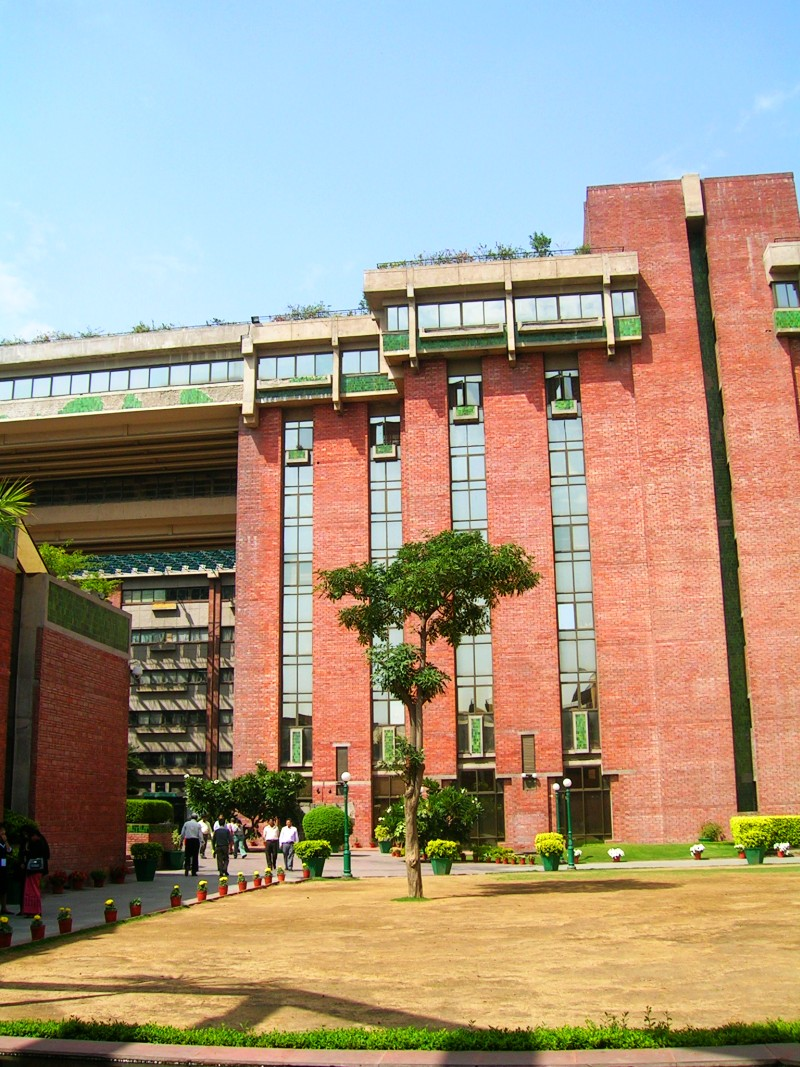
#> input picture my_contrib/12.jpg, 800 x 1067 px
$ python blue.py
#> lines starting #> are read from the running program, lines starting #| are printed output that depends on the picture; after the words box and inside, x2 and y2 are one past the last pixel; in counts of white or black regions, pixels touching at a corner belong together
# script to mask the required coloured region from a image...
import cv2
import numpy as np
import matplotlib.pyplot as pl

img=cv2.imread('12.jpg')
#> img is the input picture: shape (1067, 800, 3); mean B, G, R 132.1, 151, 165.1
img_hsv=cv2.cvtColor(img,cv2.COLOR_BGR2HSV)
#> img_hsv: shape (1067, 800, 3); mean H, S, V 43.5, 112.4, 186.9

low=np.array([204,193,255])
high=np.array([11,0,101])

mask=cv2.inRange(img_hsv,high,low)
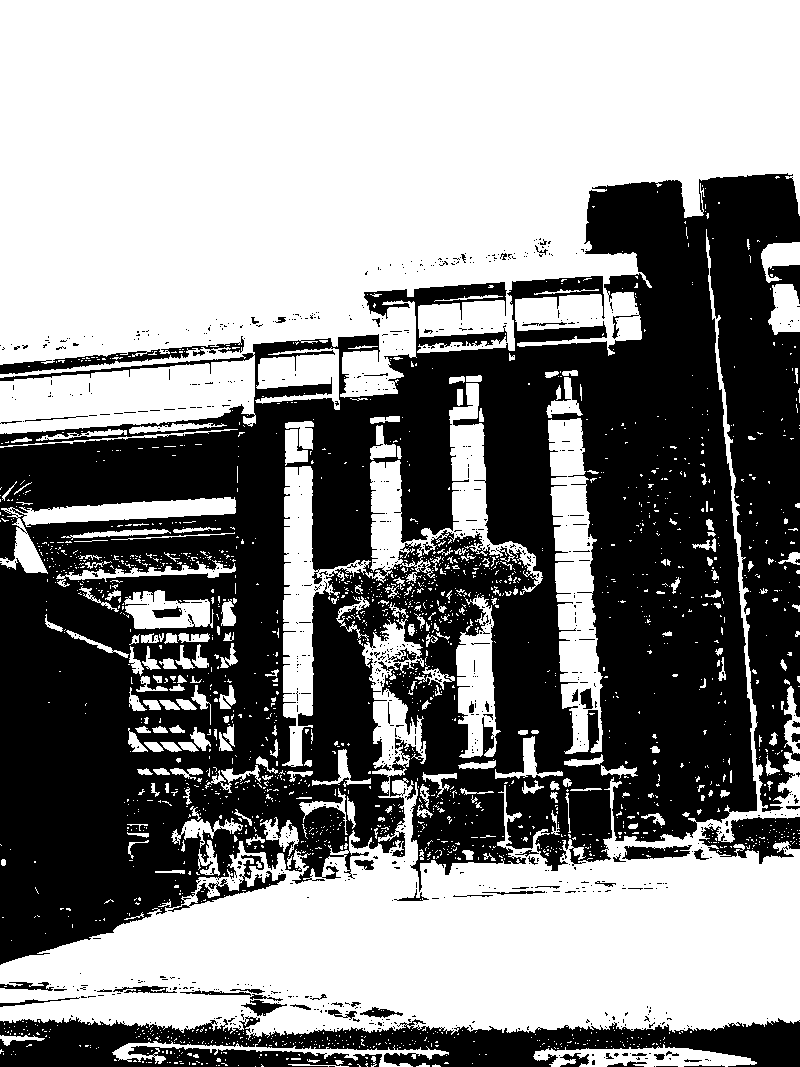
#> mask: shape (1067, 800); 54.5% white; 864 black regions (800 under 20 px), largest, box (x1, y1, x2, y2) and area: (0, 173, 800, 965) 349883, (0, 1016, 800, 1067) 25019, (699, 817, 800, 864) 2645
result=cv2.bitwise_and(img,img,mask=mask)
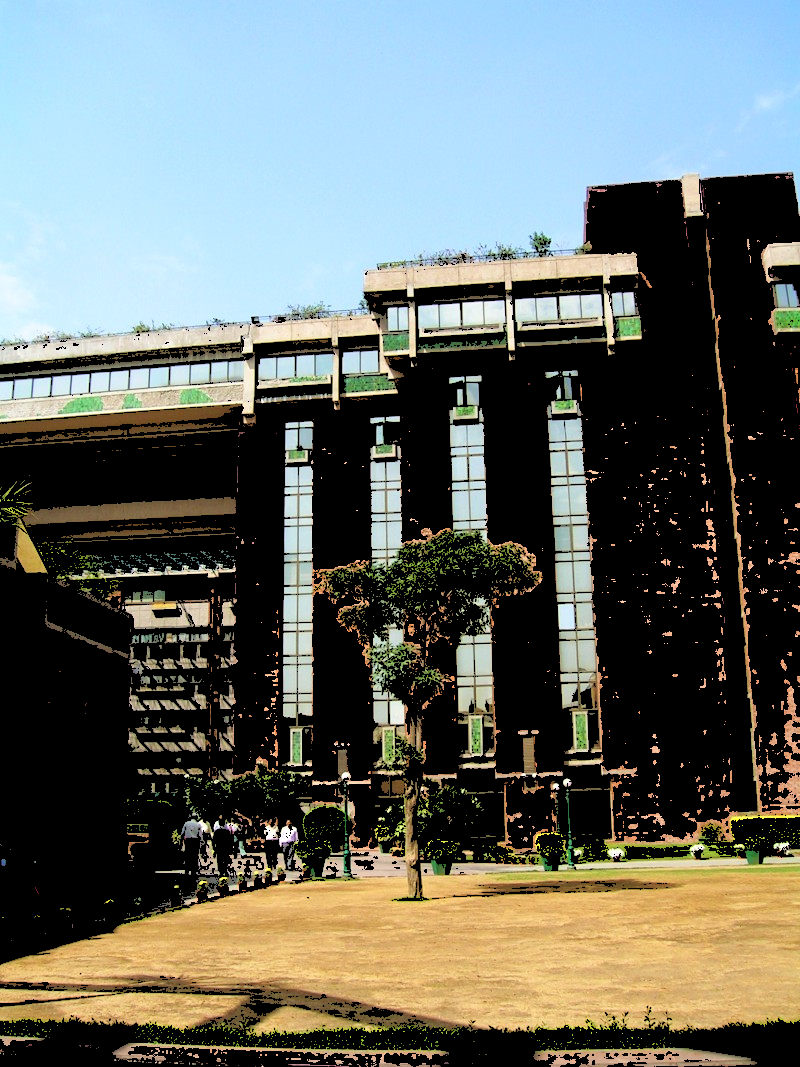
#> result: shape (1067, 800, 3); mean B, G, R 101.1, 107.4, 102.2
cv2.imshow("vcdv",result)
cv2.waitKey(0)

$ run again, with my_contrib/11.jpg copied over my_contrib/12.jpg
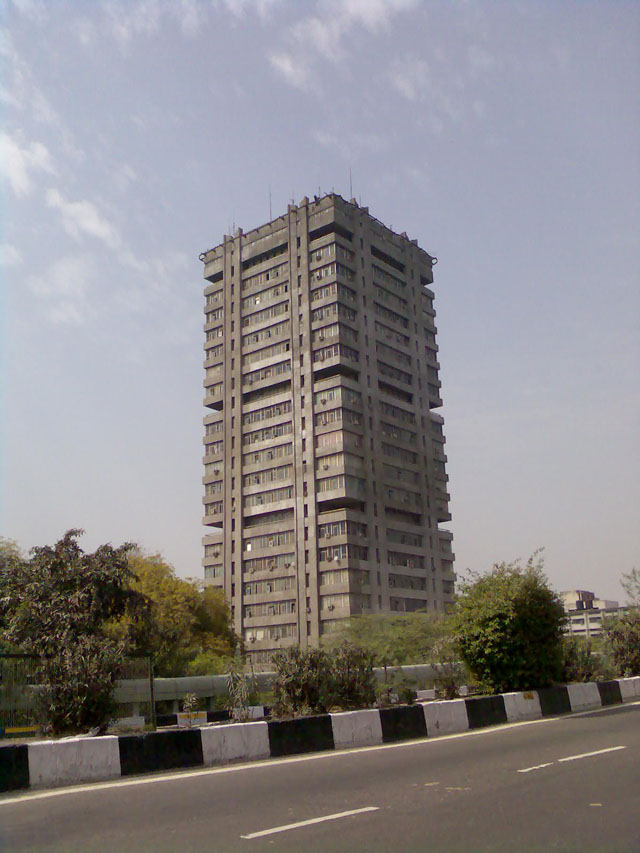
#> input picture my_contrib/11.jpg, 640 x 853 px
#> img is the input picture: shape (853, 640, 3); mean B, G, R 136.2, 134.3, 137.7
#> img_hsv: shape (853, 640, 3); mean H, S, V 76.9, 46.9, 147
#> `mask=cv2.inRange(img_hsv,high,low)`:
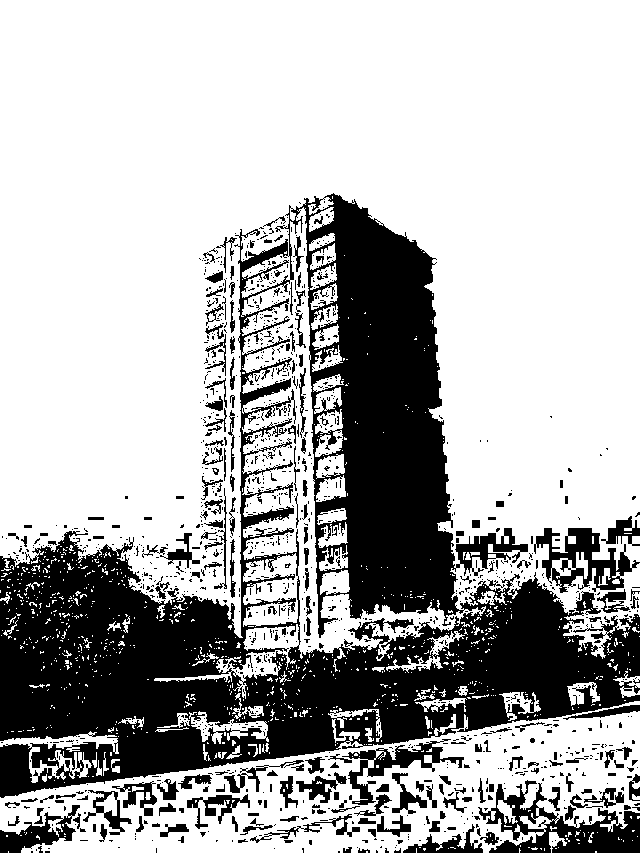
#> mask: shape (853, 640); 69.7% white; 1250 black regions (1039 under 20 px), largest, box (x1, y1, x2, y2) and area: (0, 193, 640, 798) 131909, (478, 780, 640, 853) 4838, (534, 528, 640, 593) 2895
#> `result=cv2.bitwise_and(img,img,mask=mask)`:
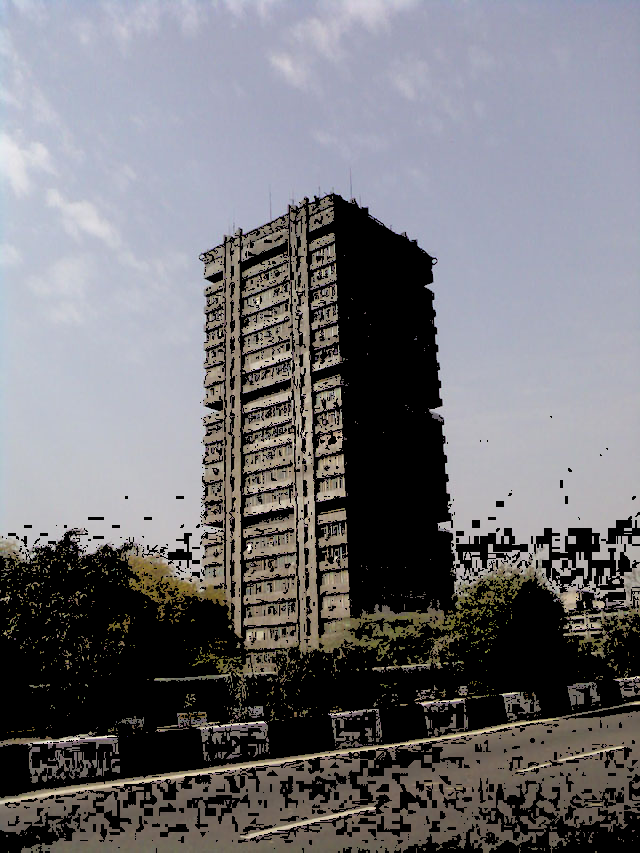
#> result: shape (853, 640, 3); mean B, G, R 117.8, 113.4, 114.4
